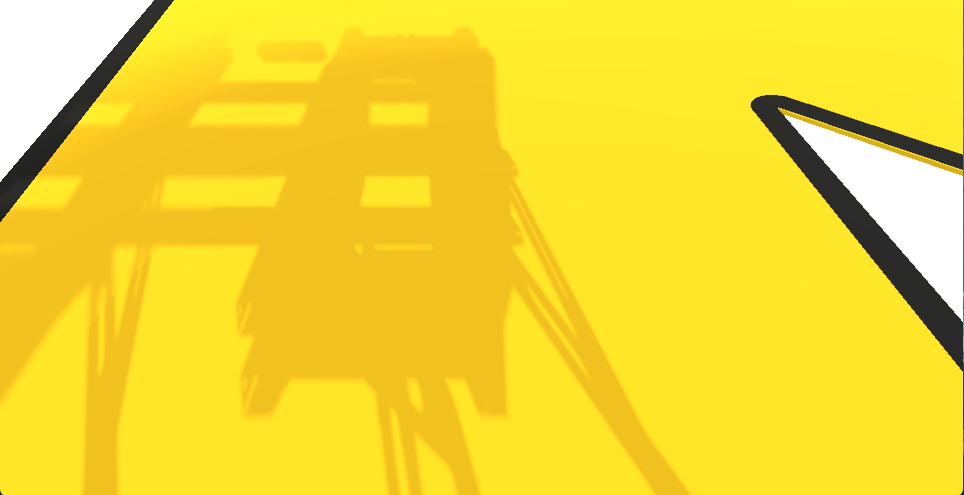
#> input picture verification/unity.png, 964 x 495 px
$ python -i lane.py   (imports and definitions only)
#> lines starting #> are read from the running program, lines starting #| are printed output that depends on the picture
import cv2
import time
import camera
import numpy as np

class Frame_For_Detection:
    def __init__(self,frame2):
        self.test_warp_image = None
        self.edges = None
        self.option = 0
        self.frame = frame2
        self.height, width, channels = frame2.shape
        self.lines = None
        self.left_lines = None
        self.right_lines = None
        self.cropped = None
        self.sum = 0


    # [247 lines left out: functions process_OTSU, distort, calculate_slope, calculate_point, reject_abnormal_lines, least_squares_fit and 3 more, not called in this run]

>>> import cv2
>>> picture = cv2.imread('verification/unity.png', cv2.IMREAD_GRAYSCALE)
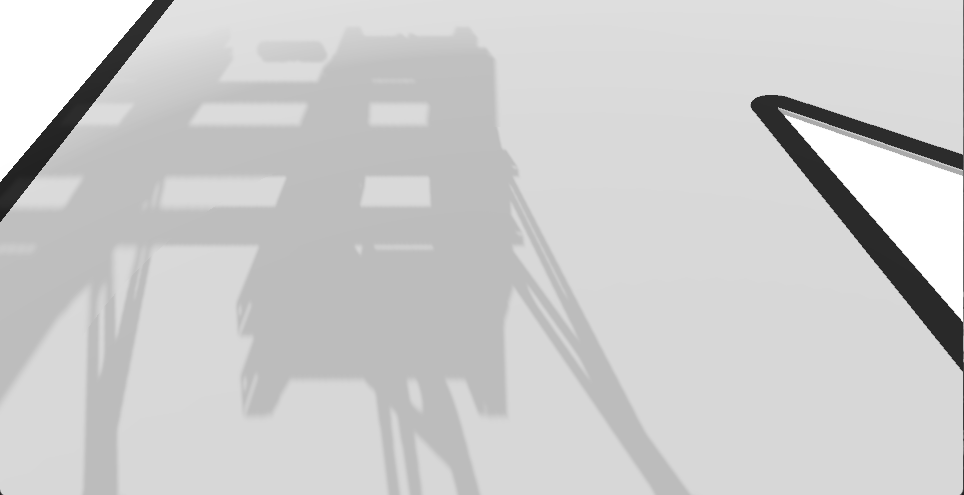
#> picture: shape (495, 964); min 27, max 255, mean 204.6
#> (the run stopped early here; a loop or call above may not have finished)
